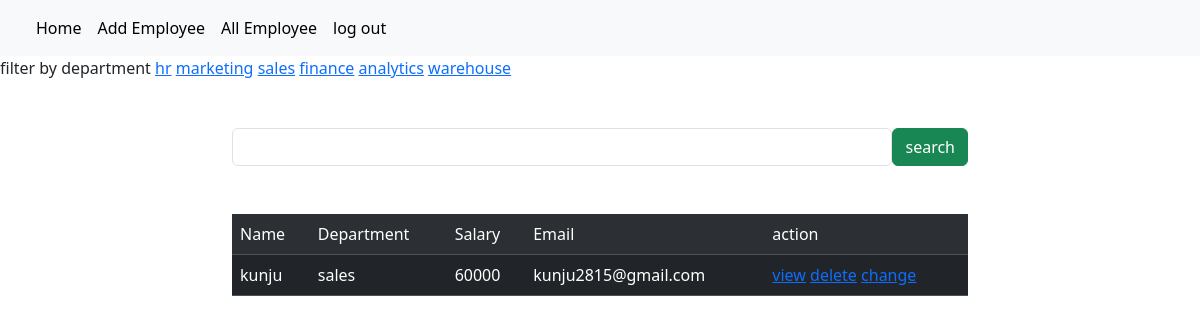
The app's page /employees/all?department=sales (signed in) with its own data.
### crm/models.py (models this page shows, shortened)
class Employees(models.Model):
    name=models.CharField(max_length=200)
    department=models.CharField(max_length=200)
    salary=models.PositiveIntegerField()
    email=models.EmailField(unique=True)
    age=models.PositiveBigIntegerField()
    contact=models.CharField(null=True,max_length=200)
    profile_pic=models.ImageField(upload_to="images",null=True,blank=True)
    dob=models.DateField(null=True,blank=True)

### crm/views.py (the view, shortened to what this page needs)
# urls.py: path("employees/all",views.EmployeeListView.as_view(),name="emp-all"),
@method_decorator(signin_required,name="dispatch")
class EmployeeListView(View):
    def get(self,request,*args,**kwargs):
        qs=Employees.objects.all()
        departments=Employees.objects.all().values_list("department",flat=True).distinct()
        print(departments)
        if "department" in request.GET:
            dept=request.GET.get("department")
            qs=qs.filter(department__iexact=dept)
        return render(request,"emp_list.html",{"data":qs,"departments":departments})

### crm/views.py (called while the page is built)
def signin_required(fn):
    def wrapper(request,*args,**kwargs):
        if not request.user.is_authenticated:
            messages.error(request,"invalid session")
            return redirect("signin")
        else:
            return fn(request,*args,**kwargs)
    return wrapper

### crm/templates/emp_list.html (shortened to what this page needs)
{%extends 'base.html'%}
{%block body_block%}
<div>
    filter by department
        {%for dep in departments%}
        <a href="{%url 'emp-all'%}?department={{dep}}">{{dep}}</a>
        {%endfor%}
    </div>
<div class="container mt-5">
    <div class="row">
        <div class="col-2"> </div>
        <div class="col-8">
            <form action="" method="post">
                <div class="d-flex">
                <input type="text"name="box" class="form-control">
                <button type="submit" class="btn btn-success">search</button>
            </form>
</div>
        </div>
        <div class="col-2"></div>
    </div>
<div class="container">
    <div class="row">
        <div class="col-2"></div>
        <div class="col-8">
            <table class="table table-dark table-striped mt-5">
                <tr>
                    <td>Name</td>
                    <td>Department</td>
                    <td>Salary</td>
                    <td>Email</td>
                    <td>action</td>
                </tr>
                {%for emp in data%}
                <tr>
                    <td>{{emp.name}}</td>
                    <td>{{emp.department}}</td>
                    <td>{{emp.salary}}</td>
                    <td>{{emp.email}}</td>
                    <td>
                        <a href="{%url 'emp-details' emp.id%}">view</a>
                        <a href="{%url 'emp-delete' emp.id%}">delete</a>
                        <a href="{%url 'emp-edit' emp.id%}">change</a>
                    </td>
                </tr>
                {%endfor%}
            </table>
        </div>
        <div class="col-2"></div>
    </div>
</div>
{%endblock%}

### records on screen
Employees: name "kunju", department "sales", salary "60000", email "kunju2815@gmail.com"

### other values on screen
{{ dep }} "hr" "marketing" "sales" "finance" "analytics" "warehouse"
